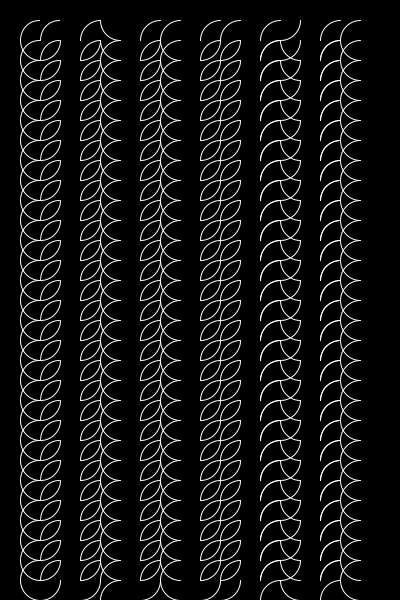
Frame 1 (no input)
Frame 60 (the mouse pressed at the canvas centre just before this capture): identical to frame 1, image omitted
Frame 120 (the mouse held since frame 60 and released just before this capture): identical to frame 1, image omitted

The Processing sketch that drew this single still picture (run headless with seeded random() and noise(); from frame 60 on, the mouse is pressed at the canvas centre):

// Processing sketch: processing_85939
// ── processing_85939.pde

void setup()
{size(400,600);

}

void draw()
{
noStroke();
background(0);
fill(255);
//3e ligne
//forme 2 en haut à gauche
stroke(255);
strokeCap(ROUND);
strokeWeight(1);
noFill();
for (int i = 40; i <600; i = i + 20) {
arc(40,i,40,40,PI,PI/2+PI);
arc(40,i,40,40,PI/2,PI);
arc(60,i,40,40,PI,PI/2+PI);
arc(40,i,40,40,0,PI/2);}

for (int i = 40; i <600; i = i + 20) {
//forme 20
arc(100,i,40,40,PI,PI/2+PI);
arc(80,i,40,40,0,PI/2);
arc(120,i-20,40,40,PI/2,PI);
arc(120,i+20,40,40,PI,PI/2+PI);}
//forme3
for (int i = 40; i <600; i = i + 20) {
arc(160,i,40,40,PI,PI/2+PI);
arc(140,i,40,40,0,PI/2);
arc(180,i,40,40,PI,PI/2+PI);
arc(180,i,40,40,PI/2,PI);}
//forme4

for (int i = 40; i <600; i = i + 20) {
arc(220,i,40,40,PI,PI/2+PI);
arc(200,i,40,40,0,PI/2);
arc(240,i,40,40,PI,PI/2+PI);
arc(220,i,40,40,0,PI/2);}

//forme5
for (int i = 40; i <600; i = i + 20) {
arc(280,i,40,40,PI,PI/2+PI);
arc(280,i+20,40,40,PI,PI/2+PI);
arc(280,i-20,40,40,0,PI/2);
arc(300,i,40,40,PI/2,PI);}
//forme6
for (int i = 40; i <600; i = i + 20) {
beginShape();
arc(340,i,40,40,PI,PI/2+PI);
arc(340,i+20,40,40,PI,PI/2+PI);
arc(360,i,40,40,PI,PI/2+PI);
arc(360,i,40,40,PI/2,PI);
endShape(CLOSE);}
}
